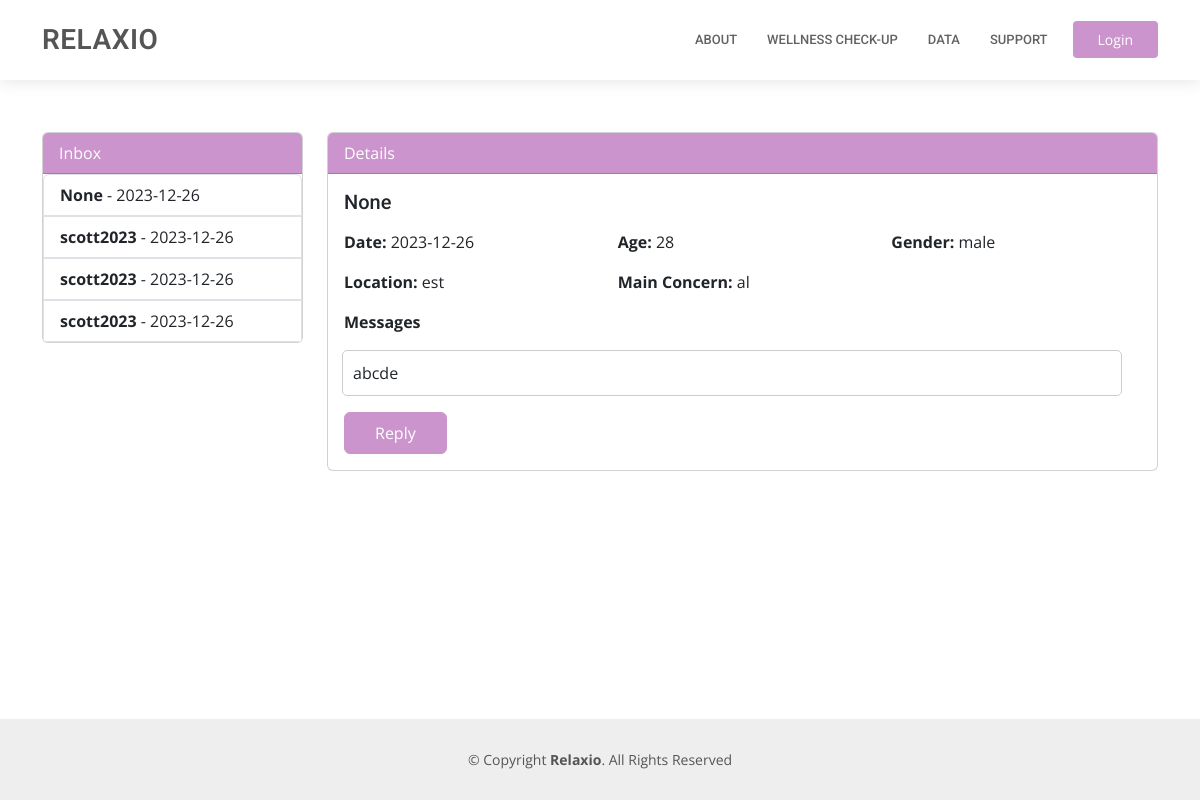
Page /chat_admin on the earlier database version.
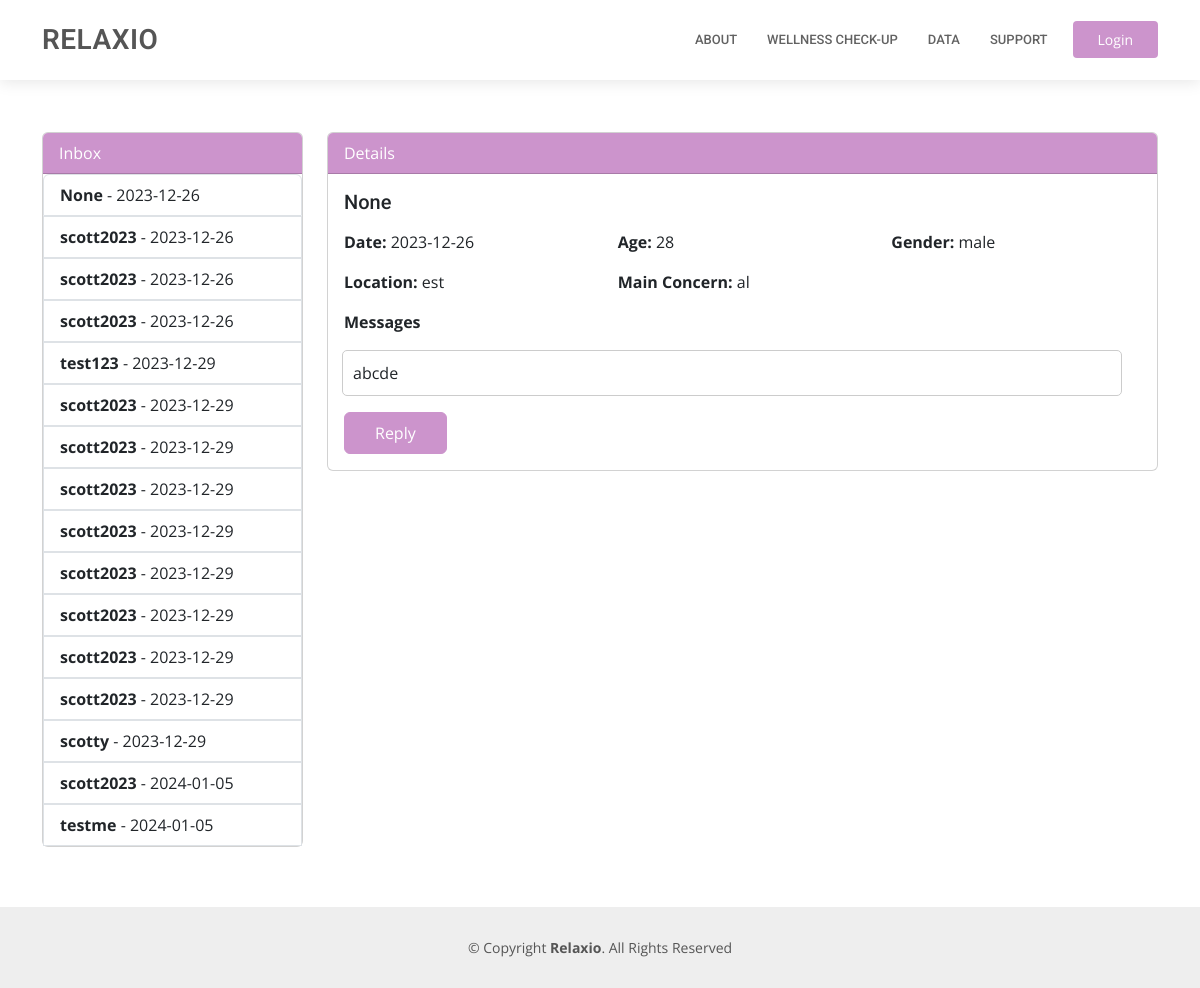
Same page on the later database version.
### tables this page shows
CREATE TABLE "chats" (
	"username"	TEXT,
	"date"	TEXT,
	"content"	TEXT,
	"id"	INTEGER,
	"read"	INTEGER,
	"symptom"	TEXT,
	"location"	TEXT,
	"age"	NUMERIC,
	"gender"	TEXT
);

### app.py (the view)
@app.route("/chat_admin",methods=['GET'])
def chat_admin():
    conn = sqlite3.connect('static/database.db')  # Replace 'your_database.db' with your database file
    cursor = conn.cursor()
    isLogin = False
    cursor.execute("SELECT * FROM chats")  # Fetch all chats from the 'chats' table
    chats = cursor.fetchall()  # Get all fetched chats
    print("AAAAA",chats)
    isAdmin = False
    if "username" in session:
        isLogin = True
        if session["username"] == "test123":
            isAdmin = True
    conn.close()
    return render_template("chat_admin.html",chats=chats,isLogin=isLogin,isAdmin=isAdmin)

### templates/chat_admin.html (shortened to what this page needs)
<!DOCTYPE html>
<html lang="en">
<head>
  <link href="../static/assets/vendor/fontawesome-free/css/all.min.css" rel="stylesheet">
  <link href="../static/assets/vendor/animate.css/animate.min.css" rel="stylesheet">
  <link href="../static/assets/vendor/aos/aos.css" rel="stylesheet">
  <link href="../static/assets/vendor/bootstrap/css/bootstrap.min.css" rel="stylesheet">
  <link href="../static/assets/vendor/bootstrap-icons/bootstrap-icons.css" rel="stylesheet">
  <link href="../static/assets/vendor/boxicons/css/boxicons.min.css" rel="stylesheet">
  <link href="../static/assets/vendor/glightbox/css/glightbox.min.css" rel="stylesheet">
  <link href="../static/assets/vendor/swiper/swiper-bundle.min.css" rel="stylesheet">
  <link href="../static/assets/css/style.css" rel="stylesheet">
</head>
<body class="d-flex flex-column min-vh-100">
  <header id="header" class="fixed-top">
    <div class="container d-flex align-items-center">
      <h1 class="logo me-auto"><a href="{{url_for('index')}}">Relaxio</a></h1>
      <nav id="navbar" class="navbar order-last order-lg-0">
        <ul>
          <li><a class="nav-link scrollto " href="{{url_for('about')}}">About</a></li>
          <li><a class="nav-link scrollto" href="{{url_for('bsurvey')}}">WELLNESS CHECK-UP</a></li>
            <li><a class="nav-link scrollto" href="{{url_for('statistics')}}">DATA</a></li>
          <li><a class="nav-link scrollto" href="{{url_for('assistants')}}">SUPPORT</a></li>
        </ul>
      </nav>
{% if isLogin %}
      <a class="appointment-btn scrollto"  href="{{url_for('logout')}}"><span class="d-none d-md-inline">Logout</span> </a>
        {%else%}
              <a href="#appointment" class="appointment-btn scrollto"><span class="d-none d-md-inline">Login</span> </a>
        {%endif%}
    </div>
  </header>
  <main id="main">
    <section id="featured-services" class="featured-services mt-5">
   <div class="container mt-4">
        <div class="row">
            <div class="col-md-3">
                <div class="card">
                    <div class="card-header chatheader">
                        Inbox
                    </div>
<div class="list-group" id="emailList">
{% for chat in chats %}
  <a href="#" class="list-group-item list-group-item-action"
     data-username="{{ chat[0] }}"
     data-date="{{ chat[1] }}"
     data-content="{{ chat[2] }}"
     data-id="{{ chat[3] }}"
     data-read="{{ chat[4] }}"
     data-symptom="{{ chat[5] }}"
     data-location="{{ chat[6] }}"
     data-age="{{ chat[7] }}"
     data-gender="{{ chat[8] }}">
    <strong>{{ chat[0] }}</strong> - {{ chat[1] }}
  </a>
{% endfor %}
</div>
                </div>
            </div>
<div class="col-md-9">
    <div class="card">
        <div class="card-header chatheader">
            Details
        </div>
        {% for chat in chats %}
        <div class="card-body chat-content" id="emailContent_{{ chat[3] }}">
            <h5 class="card-title emailSubject">Selected Chat</h5>
            <p class="card-text emailInfo">Click on an email to see details...</p>
            <button type="button" class="btn btn-primary replyButton" data-bs-toggle="modal" data-bs-target="#sendChatModal_{{ chat[3] }}">
                Reply
            </button>
        </div>
        {% endfor %}
    </div>
</div>
        </div>
    </div>
    </section>
  </main>
  <footer id="footer" class="mt-auto">
    <div class="container">
      <div class="copyright">
        &copy; Copyright <strong><span>Relaxio</span></strong>. All Rights Reserved
      </div>
    </div>
  </footer>
</body>
</html>

### static/assets/css/style.css (style rules this page uses)
body { font-family: "Open Sans", sans-serif; color: #444444; }
a { color: #CC94CC; text-decoration: none; }
h1, h2, h3, h4, h5, h6 { font-family: "Roboto", sans-serif; }
#header { background: #fff; transition: all 0.5s; z-index: 997; padding: 20px 0; box-shadow: 0px 2px 15px rgba(0, 0, 0, 0.1); }
#header .logo { font-size: 28px; margin: 0; padding: 0; line-height: 1; font-weight: 600; letter-spacing: 0.5px; text-transform: uppercase; }
#header .logo a { color: #555555; }
.appointment-btn { margin-left: 25px; background: #CC94CC; color: #fff; border-radius: 4px; padding: 8px 25px; white-space: nowrap; transition: 0.3s; font-size: 14px; display: inline-block; }
.navbar { padding: 0; }
.navbar ul { margin: 0; padding: 0; display: flex; list-style: none; align-items: center; }
.navbar li { position: relative; }
.navbar a, .navbar a:focus { display: flex; align-items: center; justify-content: space-between; padding: 10px 0 10px 30px; font-family: "Roboto", sans-serif; font-size: 13px; color: #626262; white-space: nowrap; transition: 0.3s; text-transform: uppercase; font-weight: 500; }
section { padding: 60px 0; overflow: hidden; }
#footer { background: #eeeeee; padding: 0 0 30px 0; color: #555555; font-size: 14px; width: 100%; bottom: 0; }
#footer .copyright { text-align: center; padding-top: 30px; }
.replyButton { background-color: #CC94CC; border: 1px solid #CC94CC; padding: 8px 30px 8px 30px; }
.chatheader { background:#CC94CC; color:white; }

Differences in the rows shown:
added chats: username "test123", date "2023-12-29", shown under "RELAXIO"
added chats: username "scott2023", date "2023-12-29", shown under "RELAXIO"
added chats: username "scott2023", date "2023-12-29", shown under "RELAXIO"
added chats: username "scott2023", date "2023-12-29", shown under "RELAXIO"
added chats: username "scott2023", date "2023-12-29", shown under "RELAXIO"
added chats: username "scott2023", date "2023-12-29", shown under "RELAXIO"
added chats: username "scott2023", date "2023-12-29", shown under "RELAXIO"
added chats: username "scott2023", date "2023-12-29", shown under "RELAXIO"
added chats: username "scott2023", date "2023-12-29", shown under "RELAXIO"
added chats: username "scotty", date "2023-12-29", shown under "RELAXIO"
added chats: username "scott2023", date "2024-01-05", shown under "RELAXIO"
added chats: username "testme", date "2024-01-05", shown under "RELAXIO"
